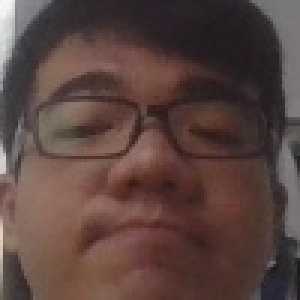
#> input picture faces_cam/face_0.jpg, 100 x 100 px, given in place of the camera (shown 3 times larger)
$ python face_detect.py
#> lines starting #> are read from the running program, lines starting #| are printed output that depends on the picture; after the words box and inside, x2 and y2 are one past the last pixel; in counts of white or black regions, pixels touching at a corner belong together; long printed decimals are rounded
#> further down, frame is the input picture: shape (100, 100, 3); mean B, G, R 64, 68.3, 90.2
import cv2
import os

# Load pre-trained face detection model
face_cascade = cv2.CascadeClassifier(cv2.data.haarcascades + 'haarcascade_frontalface_default.xml')


# Function to detect faces in an image
def detect_faces(image):
    gray = cv2.cvtColor(image, cv2.COLOR_BGR2GRAY)
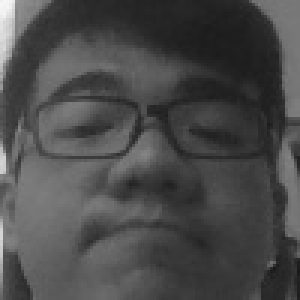
#> gray: shape (100, 100) (shown 3 times larger); min 24, max 246, mean 74.3
    faces = face_cascade.detectMultiScale(gray, scaleFactor=1.1, minNeighbors=5, minSize=(30, 30))
#> faces = [[6, 4, 88, 88]]
    for (x, y, w, h) in faces:
        cv2.rectangle(image, (x, y), (x + w, y + h), (255, 0, 0), 2)
#> this loop made 1 pass
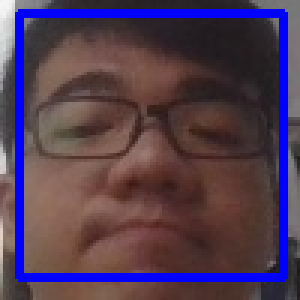
#> image: shape (100, 100, 3) (shown 3 times larger); 10.52% of pixels changed, all inside (x1, y1, x2, y2) = (5, 3, 96, 94)
    return image


# Function to resize an image
def resize_image(image, width=None, height=None):
    if width is None and height is None:
        return image
    if width is None:
        ratio = height / image.shape[0]
        width = int(image.shape[1] * ratio)
    elif height is None:
        ratio = width / image.shape[1]
        height = int(image.shape[0] * ratio)
    dim = (width, height)
    resized = cv2.resize(image, dim, interpolation=cv2.INTER_AREA)
    return resized


# Function to compare faces
def compare_faces(image_to_compare, image_folder):
#> called with image_folder = '/Users/ttnhan/Documents/GitHub/ai/image'
    image_to_compare_gray = cv2.cvtColor(image_to_compare, cv2.COLOR_BGR2GRAY)
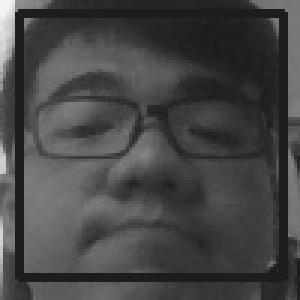
#> image_to_compare_gray: shape (100, 100) (shown 3 times larger); min 24, max 246, mean 69.6
    faces = face_cascade.detectMultiScale(image_to_compare_gray, scaleFactor=1.1, minNeighbors=5, minSize=(30, 30))
#> faces = [[4, 4, 88, 88]]

    # Load images from folder and resize them
    for filename in os.listdir(image_folder):
        path = os.path.join(image_folder, filename)
        img = cv2.imread(path)
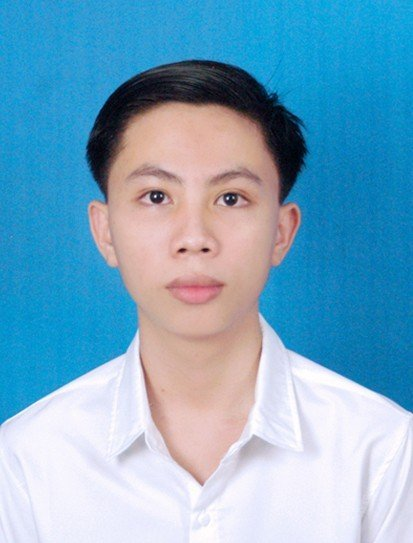
#> input picture image/Pasted Graphic.jpg, 413 x 543 px, found by its file name
#> img is the input picture: shape (543, 413, 3); mean B, G, R 196.5, 168.6, 121
        img_resized = resize_image(img, width=image_to_compare.shape[1], height=image_to_compare.shape[0])
#> in resize_image, `resized = cv2.resize(image, dim, interpolation=cv2.INTER_AREA)`:
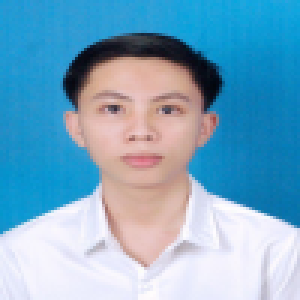
#> resized: shape (100, 100, 3) (shown 3 times larger); mean B, G, R 196.5, 168.6, 121
        img_gray = cv2.cvtColor(img_resized, cv2.COLOR_BGR2GRAY)
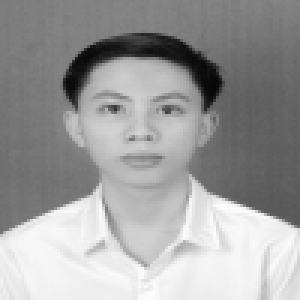
#> img_gray: shape (100, 100) (shown 3 times larger); min 5, max 253, mean 157.6
        for (x, y, w, h) in faces:
            roi = img_gray[y:y + h, x:x + w]
            result = cv2.matchTemplate(roi, image_to_compare_gray, cv2.TM_CCOEFF_NORMED)
            _, confidence, _, _ = cv2.minMaxLoc(result)
            print(f"Similarity with {filename}: {confidence}")
            if confidence > 0.8:  # Threshold for similarity
                cv2.imshow('Match', img)
                cv2.waitKey(0)
                cv2.destroyAllWindows()
                return
#> this loop made 1 pass
#> (x, y, w, h, confidence) on pass 1: (4, 4, 88, 88, 0.298)
#| Similarity with Pasted Graphic.jpg: 0.2979
#> pass 1, in compare_faces, `roi = img_gray[y:y + h, x:x + w]`:
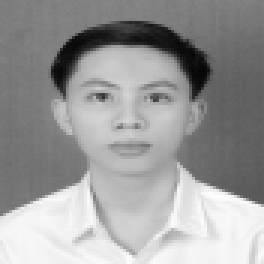
#> roi: shape (88, 88) (shown 3 times larger); min 5, max 253, mean 154.4


# Open camera
cap = cv2.VideoCapture(0)

while True:
    # Capture frame-by-frame
    ret, frame = cap.read()

    # Perform face detection
    if ret:
        frame_with_faces = detect_faces(frame)

        # Compare faces with images in folder
        image_folder = "/Users/ttnhan/Documents/GitHub/ai/image"
        compare_faces(frame, image_folder)

        # Display the result
        cv2.imshow('Face Detection', frame_with_faces)

    # Check for exit key
    if cv2.waitKey(1) & 0xFF == ord('q'):
#> (key q is pressed here)
        break

# Release the capture
cap.release()
cv2.destroyAllWindows()
